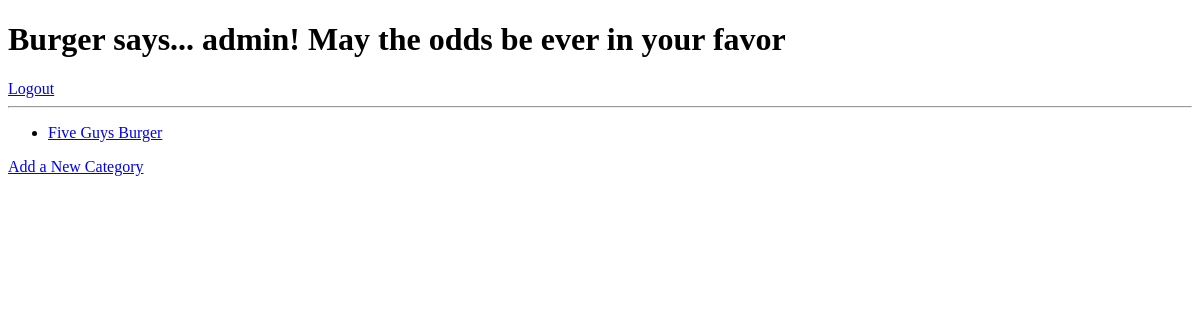
The app's page /burger/categoryList/ (signed in), older data.
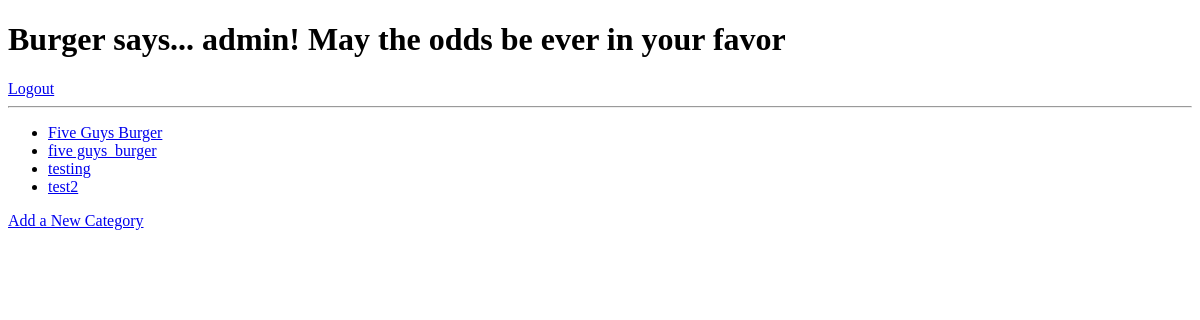
The same page, newer data.
### burger/models.py (models this page shows, shortened)
class Category(models.Model):
    name = models.CharField(max_length=128, unique=True)
    likes = models.IntegerField(default=0)
    slug = models.SlugField(unique=True, default='')
    views = models.IntegerField(default=0)

### burger/views.py (the view)
@login_required
def categoryList(request):
    category_list = Category.objects.order_by('-likes')[:5]
    context_dict = {'categories': category_list}
    return render(request, 'burger/categoryList.html', context_dict)

### templates/burger/categoryList.html (shortened to what this page needs)
{% extends 'burger/base.html' %}
{% block body_block %}
{% if categories %}
    <ul>
        {% for category in categories %}
        <li><a href="{% url 'category'  category.slug %}">{{ category.name }}</a></li>
        {% endfor %}
    </ul>
{% else %}
    <strong>There are no categories present.</strong>
{% endif %}
<a href="{% url 'add_category' %}">Add a New Category</a><br />
{% endblock %}

Row changes from the older to the newer data that the page shows:
added Category: name "five guys_burger"
added Category: name "testing"
added Category: name "test2"
